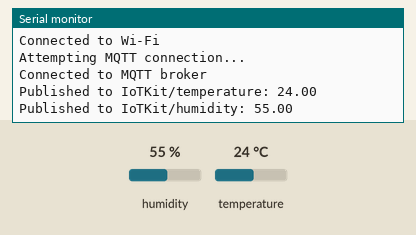
Bench run of a sketch on a simulated ESP32. On the bench: the last lines printed to the serial monitor. The test bench sets the inputs (shaded band); at power-on: humidity 55 %, temperature 24 °C. WiFi joins after 1.5 s; servers stay silent unless stated; no MQTT or app messages arrive unless stated.

Above: at 3.2 s.
3.3 s: humidity set to 22 %
At 7.5 s:
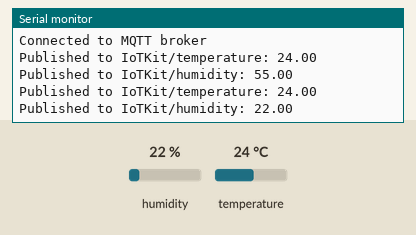
8.9 s: temperature set to 12 °C
At 13.4 s:
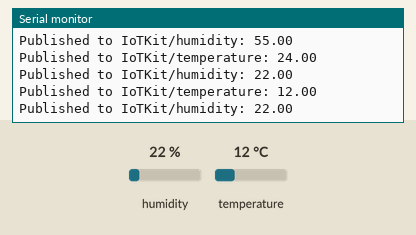
14.5 s: humidity set to 40 %
At 18.1 s:
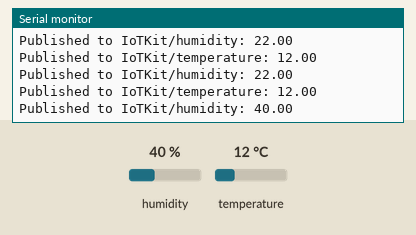
Timing chart, 0 to 19.6 s (numbered marks = the images above; inputs shaded):
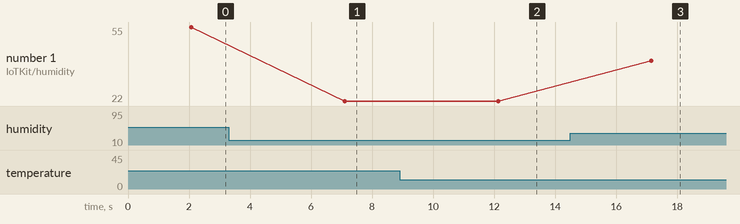

Measured:
- after the input at 3.3 s, the serial monitor: prints a new line after 3.8 s (image 1)
- after the input at 8.9 s, the serial monitor: prints a new line after 3.2 s (image 2)
- after the input at 14.5 s, the serial monitor: prints a new line after 2.7 s (image 3)
- plotted number 1: 55 → 22 after the input at 3.3 s, 22 → 40 after the input at 14.5 s

The sketch:

ESP32_MQTT.ino
```cpp
#include <WiFi.h>
#include <PubSubClient.h>
#include <DHT.h>

// WiFi settings
const char* ssid = "TCE-IoT";
const char* password = "IoT-1010";

// MQTT broker settings
const char* mqtt_server = "10.42.0.222";
const int mqtt_port = 1883; // MQTT broker port
const char* mqtt_user = "stemtec";
const char* mqtt_password = "stem@123";

// MQTT topics
const char* temperature_topic = "IoTKit/temperature";
const char* humidity_topic = "IoTKit/humidity";

// DHT sensor settings
#define DHTPIN 4       // Digital pin connected to the DHT sensor
#define DHTTYPE DHT11  // DHT sensor type (DHT11 or DHT22)
DHT dht(DHTPIN, DHTTYPE);

// WiFi and MQTT client
WiFiClient espClient;
PubSubClient mqttClient(espClient);

void setup() {
  Serial.begin(115200);

  // Connect to Wi-Fi
  connectWiFi();

  // Set MQTT server and callback
  mqttClient.setServer(mqtt_server, mqtt_port);

  // Initialize DHT sensor
  dht.begin();
}

void loop() {
  if (!mqttClient.connected()) {
    reconnectMQTT();
  }

  // Read DHT sensor data
  float temperature = dht.readTemperature();
  float humidity = dht.readHumidity();

  // Publish temperature and humidity to MQTT
  publishSensorData(temperature, temperature_topic);
  publishSensorData(humidity, humidity_topic);

  delay(5000); // Delay between sensor readings
}

void connectWiFi() {
  Serial.println("Connecting to Wi-Fi");
  WiFi.begin(ssid, password);

  while (WiFi.status() != WL_CONNECTED) {
    delay(1000);
    Serial.println("Connecting to WiFi...");
  }

  Serial.println("Connected to Wi-Fi");
}

void reconnectMQTT() {
  while (!mqttClient.connected()) {
    Serial.println("Attempting MQTT connection...");

    if (mqttClient.connect("ESP32Client", mqtt_user, mqtt_password)) {
      Serial.println("Connected to MQTT broker");
    } else {
      Serial.print("Failed, rc=");
      Serial.print(mqttClient.state());
      Serial.println(" Retrying in 5 seconds...");
      delay(5000);
    }
  }
}

void publishSensorData(float data, const char* topic) {
  char msg[10];
  dtostrf(data, 4, 2, msg); // Convert float to string with 2 decimal places

  if (mqttClient.publish(topic, msg)) {
    Serial.print("Published to ");
    Serial.print(topic);
    Serial.print(": ");
    Serial.println(msg);
  } else {
    Serial.println("Failed to publish data");
  }
}
```
